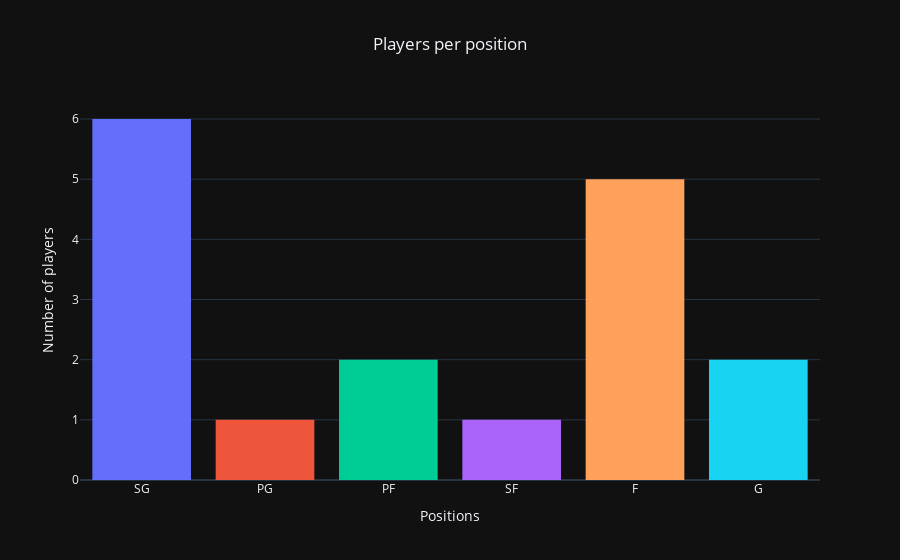

Source (notebook cell):
### Markdown cell above
### Quantos jogadores há em cada posição (em histograma)

### Code cell
px.histogram(
    data_frame=jogadores_time_selecionado,
    x="POS",
    color="POS",
    template="plotly_dark",
    hover_data="POS",
    title="Players per position",
).update_layout(
    showlegend=False,
    xaxis_title="Positions",
    yaxis_title="Number of players",
    title_x=0.5,
)

### Figure 1 — Plotly figure (JSON) as saved in the notebook; plotly's stock layout.template omitted (floating-point values rounded to 4 significant figures)
{"data": [{"alignmentgroup": "True", "bingroup": "x", "hovertemplate": "POS=%{x}<br>count=%{y}<extra></extra>", "legendgroup": "SG", "marker": {"color": "#636efa", "pattern": {"shape": ""}}, "name": "SG", "offsetgroup": "SG", "orientation": "v", "showlegend": true, "type": "histogram", "x": ["SG", "SG", "SG", "SG", "SG", "SG"], "xaxis": "x", "yaxis": "y"}, {"alignmentgroup": "True", "bingroup": "x", "hovertemplate": "POS=%{x}<br>count=%{y}<extra></extra>", "legendgroup": "PG", "marker": {"color": "#EF553B", "pattern": {"shape": ""}}, "name": "PG", "offsetgroup": "PG", "orientation": "v", "showlegend": true, "type": "histogram", "x": ["PG"], "xaxis": "x", "yaxis": "y"}, {"alignmentgroup": "True", "bingroup": "x", "hovertemplate": "POS=%{x}<br>count=%{y}<extra></extra>", "legendgroup": "PF", "marker": {"color": "#00cc96", "pattern": {"shape": ""}}, "name": "PF", "offsetgroup": "PF", "orientation": "v", "showlegend": true, "type": "histogram", "x": ["PF", "PF"], "xaxis": "x", "yaxis": "y"}, {"alignmentgroup": "True", "bingroup": "x", "hovertemplate": "POS=%{x}<br>count=%{y}<extra></extra>", "legendgroup": "SF", "marker": {"color": "#ab63fa", "pattern": {"shape": ""}}, "name": "SF", "offsetgroup": "SF", "orientation": "v", "showlegend": true, "type": "histogram", "x": ["SF"], "xaxis": "x", "yaxis": "y"}, {"alignmentgroup": "True", "bingroup": "x", "hovertemplate": "POS=%{x}<br>count=%{y}<extra></extra>", "legendgroup": "F", "marker": {"color": "#FFA15A", "pattern": {"shape": ""}}, "name": "F", "offsetgroup": "F", "orientation": "v", "showlegend": true, "type": "histogram", "x": ["F", "F", "F", "F", "F"], "xaxis": "x", "yaxis": "y"}, {"alignmentgroup": "True", "bingroup": "x", "hovertemplate": "POS=%{x}<br>count=%{y}<extra></extra>", "legendgroup": "G", "marker": {"color": "#19d3f3", "pattern": {"shape": ""}}, "name": "G", "offsetgroup": "G", "orientation": "v", "showlegend": true, "type": "histogram", "x": ["G", "G"], "xaxis": "x", "yaxis": "y"}], "layout": {"barmode": "relative", "legend": {"title": {"text": "POS"}, "tracegroupgap": 0}, "showlegend": false, "title": {"text": "Players per position", "x": 0.5}, "xaxis": {"anchor": "y", "categoryarray": ["SG", "PG", "PF", "SF", "F", "G"], "categoryorder": "array", "domain": [0, 1], "title": {"text": "Positions"}}, "yaxis": {"anchor": "x", "domain": [0, 1], "title": {"text": "Number of players"}}}}
